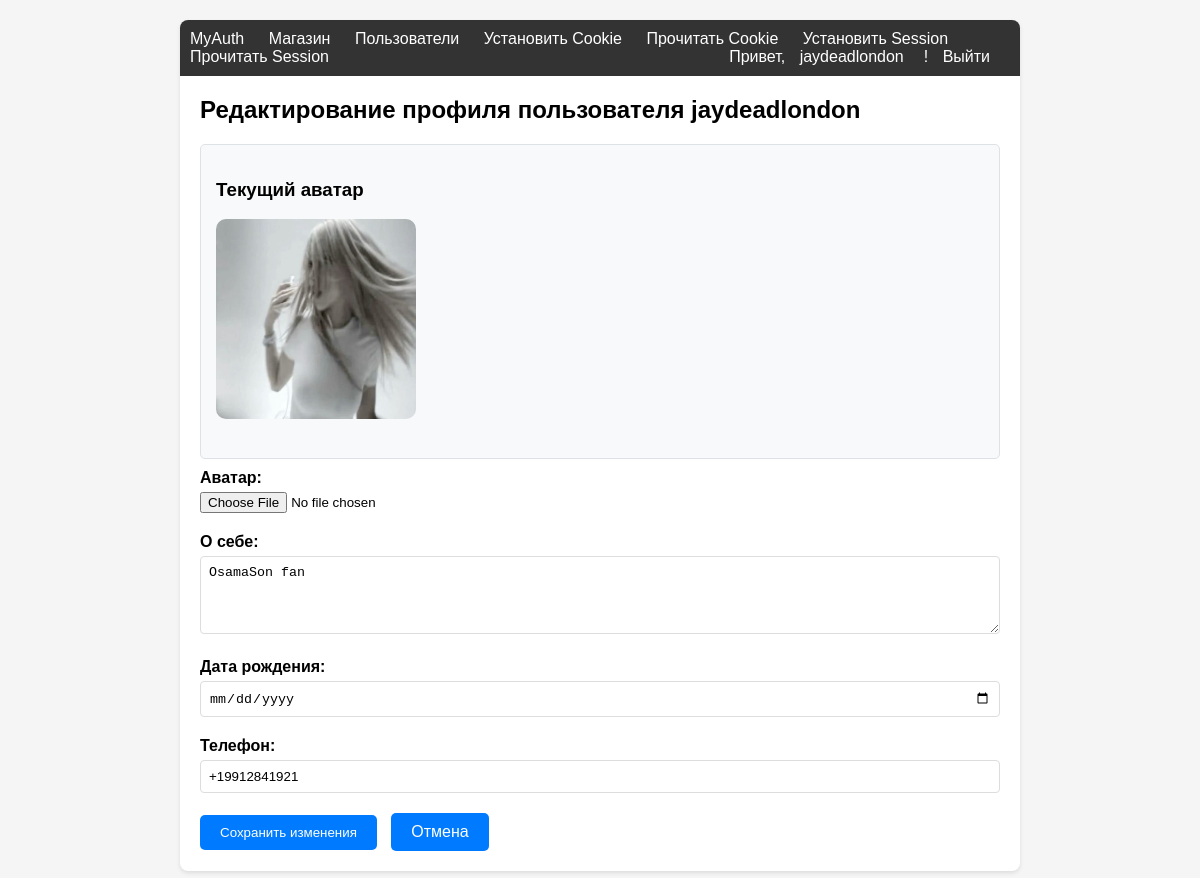
/ru/accounts/users/1/update/ (signed in), run on the app's committed database.
### myauth/models.py (models this page shows, shortened)
class Profile(models.Model):
    user = models.OneToOneField(User, on_delete=models.CASCADE, related_name='profile')
    bio = models.TextField(max_length=500, blank=True, verbose_name='О себе')
    birth_date = models.DateField(null=True, blank=True, verbose_name='Дата рождения')
    avatar = models.ImageField(
        upload_to=user_avatar_path,
        null=True,
        blank=True,
        verbose_name='Аватар'
    )
    phone = models.CharField(max_length=20, blank=True, verbose_name='Телефон')
    created_at = models.DateTimeField(auto_now_add=True)
    class Meta:
        verbose_name = 'Профиль'
        verbose_name_plural = 'Профили'

### myauth/views.py (the view, shortened to what this page needs)
# urls.py: path('users/<int:pk>/update/', views.ProfileUpdateView.as_view(), name='profile_update'),
class ProfileUpdateView(LoginRequiredMixin, UserPassesTestMixin, UpdateView):
    model = Profile
    form_class = ProfileForm
    template_name = 'myauth/profile_update.html'
    def test_func(self):
        profile = self.get_object()
        user = self.request.user
        return user.is_staff or user == profile.user
    def get_object(self, queryset=None):
        user_pk = self.kwargs.get('pk')
        return get_object_or_404(Profile, user__pk=user_pk)

### myauth/forms.py
class ProfileForm(forms.ModelForm):
    class Meta:
        model = Profile
        fields = ['bio', 'birth_date', 'avatar', 'phone']
        widgets = {
            'birth_date': forms.DateInput(attrs={'type': 'date'}),
            'bio': forms.Textarea(attrs={'rows': 4}),
            'avatar': forms.FileInput(attrs={'accept': 'image/*'}),
        }
        labels = {
            'bio': 'О себе',
            'birth_date': 'Дата рождения',
            'avatar': 'Аватар',
            'phone': 'Телефон',
        }

### myauth/templates/myauth/profile_update.html (shortened to what this page needs)
{% extends 'myauth/base.html' %}
{% block content %}
    <h2>Редактирование профиля пользователя {{ object.user.username }}</h2>
    <div class="data-block">
        <h3>Текущий аватар</h3>
        {% if object.avatar %}
            <img src="{{ object.avatar.url }}" alt="Текущий аватар"
                 style="max-width: 200px; max-height: 200px; border-radius: 10px; margin-bottom: 20px;">
        {% else %}
            <p>Аватар не установлен</p>
        {% endif %}
    </div>
    <form method="post" enctype="multipart/form-data">
        <div class="form-group">
            {{ form.avatar.label_tag }}
            {{ form.avatar }}
        </div>
        <div class="form-group">
            {{ form.bio.label_tag }}
            {{ form.bio }}
        </div>
        <div class="form-group">
            {{ form.birth_date.label_tag }}
            {{ form.birth_date }}
        </div>
        <div class="form-group">
            {{ form.phone.label_tag }}
            {{ form.phone }}
        </div>
        <div class="actions">
            <button type="submit" class="btn btn-primary">Сохранить изменения</button>
            <a href="{% url 'myauth:user_detail' pk=object.user.pk %}" class="btn">Отмена</a>
        </div>
    </form>
{% endblock %}

### myauth/templates/myauth/base.html (shortened to what this page needs)
<!DOCTYPE html>
<html lang="ru">
<head>
</head>
<body>
    <div class="container">
        <nav>
            <a href="{% url 'myauth:home' %}">MyAuth</a>
            <a href="{% url 'shopapp:index' %}">Магазин</a>
            <a href="{% url 'myauth:user_list' %}">Пользователи</a>
            <a href="{% url 'myauth:cookie_set' %}">Установить Cookie</a>
            <a href="{% url 'myauth:cookie_get' %}">Прочитать Cookie</a>
            <a href="{% url 'myauth:session_set' %}">Установить Session</a>
            <a href="{% url 'myauth:session_get' %}">Прочитать Session</a>
            <span class="user-info">
                {% if user.is_authenticated %}
                    Привет, <a href="{% url 'myauth:about_me' %}">{{ user.username }}</a>!
                    <a href="{% url 'myauth:logout' %}">Выйти</a>
                {% else %}
                    <a href="{% url 'myauth:login' %}">Войти</a>
                    <a href="{% url 'myauth:signup' %}">Регистрация</a>
                {% endif %}
            </span>
        </nav>
        {% block content %}{% endblock %}
    </div>
</body>
</html>

### myauth/templates/myauth/base.html (style rules this page uses)
body { font-family: Arial, sans-serif; margin: 0; padding: 20px; background-color: #f5f5f5; }
.container { max-width: 800px; margin: 0 auto; background: white; padding: 20px; border-radius: 8px; box-shadow: 0 2px 4px rgba(0,0,0,0.1); }
nav { background: #333; color: white; padding: 10px; margin: -20px -20px 20px -20px; border-radius: 8px 8px 0 0; }
nav a { color: white; text-decoration: none; margin-right: 20px; }
.user-info { float: right; }
.user-info a { margin-left: 10px; }
.btn { display: inline-block; padding: 10px 20px; background: #007bff; color: white; text-decoration: none; border-radius: 5px; border: none; cursor: pointer; margin-right: 10px; }
.btn-primary { background: #007bff; }
.data-block { background: #f8f9fa; padding: 15px; margin: 10px 0; border-radius: 5px; border: 1px solid #dee2e6; }
form label { display: block; margin-bottom: 5px; font-weight: bold; }
form input[type="text"], form input[type="email"], form input[type="password"], form input[type="date"], form textarea, form select { width: 100%; padding: 8px; border: 1px solid #ddd; border-radius: 4px; box-sizing: border-box; }
.form-group { margin-bottom: 20px; }
.form-group label { display: block; margin-bottom: 5px; font-weight: bold; }
.form-group input[type="file"] { display: block; margin-top: 5px; }
img { max-width: 100%; height: auto; }
.actions { margin-top: 20px; }
.btn-primary { background-color: #007bff; color: white; }

### data on the page
Profile: user.username "jaydeadlondon", avatar (picture), bio "OsamaSon fan", phone "+19912841921"

### other printed values
{{ user.username }} "jaydeadlondon"
